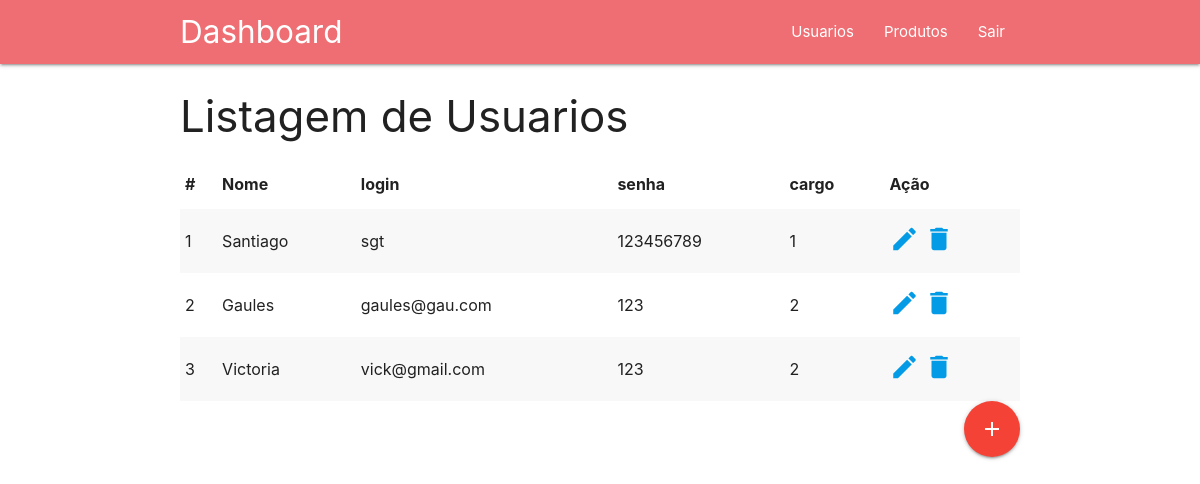
The app's page /index.php/usuario with its own data.
### tables this page shows
CREATE TABLE IF NOT EXISTS usuario(
  idUsuario INT NOT NULL auto_increment,
  nome VARCHAR(45) NOT NULL,
  login VARCHAR(45) NOT NULL,
  senha VARCHAR(45) NOT NULL,
  idCargo INT NOT NULL,
  PRIMARY KEY(idUsuario)
);

### application/controllers/Usuario.php (called while the page is built, shortened)
<?php
class Usuario extends CI_Controller{
public function __construct(){
$this->load->model('UsuarioModel');
}
    function index(){
        $dados['usuarios'] = $this->UsuarioModel->listarUsuarios();
        $this->load->view('templates/header', $dados);
        $this->load->view('lista_usuarios', $dados);
    }
}

### index.php (called while the page is built, shortened)
<?php
require_once BASEPATH.'core/CodeIgniter.php';

### application/models/UsuarioModel.php (called while the page is built, shortened)
<?php
class UsuarioModel extends CI_Model{
    function listarUsuarios(){
        $query = $this->db->get('usuario');
        return $query->result_array();
    }
}
?>

### application/views/lista_usuarios.php (the view, shortened to what this page needs)
    ?><!DOCTYPE html>
<html>
    <head>
        <link rel="stylesheet" href="https://cdnjs.cloudflare.com/ajax/libs/materialize/1.0.0/css/materialize.min.css">
    </head>
    <body>
        <div class='container'>
            <h3> Listagem de Usuarios</h3>
            <table class="striped">
                <thead>
                    <tr>
                        <th>#</th>
                        <th>Nome</th>
                        <th>login</th>
                        <th>senha</th>
                        <th>cargo</th>
                        <th>Ação</th>
                    </tr>
                </thead>
                <tbody>
                    <?php foreach($usuarios as $usuario ) { ?>
                    <tr>
                        <td> <?=$usuario['idUsuario']?></td>
                        <td> <?=$usuario['nome']?></td>
                        <td> <?=$usuario['login']?></td>
                        <td> <?=$usuario['senha']?></td>
                        <td> <?=$usuario['idCargo']?></td>
                        <td>
                            <a href="<?= base_url()?>usuario/edit/<?=$usuario['idUsuario'] ?>">
                            <i class="small material-icons">edit</i>
                            </a>
                            <a href="javascript:goDelete(<?=$usuario['idUsuario'] ?>)" >
                            <i class="small material-icons">delete</i>
                            </a>
                        </td>
                    </tr>
                    <?php } ?>
                </tbody>
            </table>
            <a href="usuario/formulario" class="right btn-floating btn-large waves-effect waves-light red">
            <i class="material-icons">add</i></a>
        </div>
    </body>
</html>

### records on screen
usuario: idUsuario "1", nome "Santiago", login "sgt", senha "123456789", idCargo "1"
usuario: idUsuario "2", nome "Gaules", login "gaules@gau.com", senha "123", idCargo "2"
usuario: idUsuario "3", nome "Victoria", login "vick@gmail.com", senha "123", idCargo "2"
